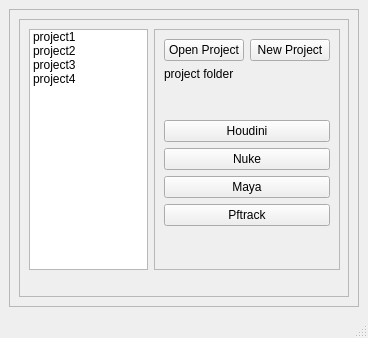
<?xml version="1.0" encoding="UTF-8"?>
<ui version="4.0">
 <class>ui_main_project</class>
 <widget class="QMainWindow" name="ui_main_project">
  <property name="geometry">
   <rect>
    <x>0</x>
    <y>0</y>
    <width>368</width>
    <height>338</height>
   </rect>
  </property>
  <property name="minimumSize">
   <size>
    <width>368</width>
    <height>338</height>
   </size>
  </property>
  <property name="maximumSize">
   <size>
    <width>368</width>
    <height>338</height>
   </size>
  </property>
  <property name="windowTitle">
   <string>Project Manager</string>
  </property>
  <widget class="QWidget" name="centralwidget">
   <layout class="QGridLayout" name="gridLayout">
    <item row="0" column="0">
     <widget class="QFrame" name="frame">
      <property name="frameShape">
       <enum>QFrame::StyledPanel</enum>
      </property>
      <property name="frameShadow">
       <enum>QFrame::Raised</enum>
      </property>
      <layout class="QGridLayout" name="gridLayout_2">
       <item row="0" column="0">
        <widget class="QFrame" name="frame_3">
         <property name="frameShape">
          <enum>QFrame::StyledPanel</enum>
         </property>
         <property name="frameShadow">
          <enum>QFrame::Raised</enum>
         </property>
         <widget class="QWidget" name="">
          <property name="geometry">
           <rect>
            <x>10</x>
            <y>10</y>
            <width>311</width>
            <height>241</height>
           </rect>
          </property>
          <layout class="QHBoxLayout" name="horizontalLayout_2">
           <item>
            <spacer name="horizontalSpacer">
             <property name="orientation">
              <enum>Qt::Horizontal</enum>
             </property>
             <property name="sizeHint" stdset="0">
              <size>
               <width>40</width>
               <height>20</height>
              </size>
             </property>
            </spacer>
           </item>
           <item>
            <widget class="QListWidget" name="list_project_widget">
             <item>
              <property name="text">
               <string>project1</string>
              </property>
             </item>
             <item>
              <property name="text">
               <string>project2</string>
              </property>
             </item>
             <item>
              <property name="text">
               <string>project3</string>
              </property>
             </item>
             <item>
              <property name="text">
               <string>project4</string>
              </property>
             </item>
            </widget>
           </item>
           <item>
            <widget class="QFrame" name="frame_2">
             <property name="frameShape">
              <enum>QFrame::StyledPanel</enum>
             </property>
             <property name="frameShadow">
              <enum>QFrame::Raised</enum>
             </property>
             <layout class="QGridLayout" name="gridLayout_3">
              <item row="2" column="0">
               <widget class="QPushButton" name="btn_Nuke">
                <property name="text">
                 <string>Nuke</string>
                </property>
               </widget>
              </item>
              <item row="1" column="0">
               <widget class="QPushButton" name="btn_houdini">
                <property name="text">
                 <string>Houdini</string>
                </property>
               </widget>
              </item>
              <item row="5" column="0">
               <spacer name="verticalSpacer_2">
                <property name="orientation">
                 <enum>Qt::Vertical</enum>
                </property>
                <property name="sizeHint" stdset="0">
                 <size>
                  <width>20</width>
                  <height>40</height>
                 </size>
                </property>
               </spacer>
              </item>
              <item row="0" column="0">
               <layout class="QVBoxLayout" name="verticalLayout">
                <item>
                 <layout class="QHBoxLayout" name="horizontalLayout">
                  <item>
                   <widget class="QPushButton" name="btn_goProject">
                    <property name="text">
                     <string>Open Project</string>
                    </property>
                   </widget>
                  </item>
                  <item>
                   <widget class="QPushButton" name="btn_newProject">
                    <property name="text">
                     <string>New Project</string>
                    </property>
                   </widget>
                  </item>
                 </layout>
                </item>
                <item>
                 <widget class="QLabel" name="label_project_folder">
                  <property name="text">
                   <string>project folder</string>
                  </property>
                 </widget>
                </item>
                <item>
                 <spacer name="verticalSpacer">
                  <property name="orientation">
                   <enum>Qt::Vertical</enum>
                  </property>
                  <property name="sizeHint" stdset="0">
                   <size>
                    <width>20</width>
                    <height>40</height>
                   </size>
                  </property>
                 </spacer>
                </item>
               </layout>
              </item>
              <item row="3" column="0">
               <widget class="QPushButton" name="btn_maya">
                <property name="text">
                 <string>Maya</string>
                </property>
               </widget>
              </item>
              <item row="4" column="0">
               <widget class="QPushButton" name="btn_pftrack">
                <property name="text">
                 <string>Pftrack</string>
                </property>
               </widget>
              </item>
              <item row="2" column="1">
               <spacer name="horizontalSpacer_2">
                <property name="orientation">
                 <enum>Qt::Horizontal</enum>
                </property>
                <property name="sizeHint" stdset="0">
                 <size>
                  <width>40</width>
                  <height>20</height>
                 </size>
                </property>
               </spacer>
              </item>
             </layout>
            </widget>
           </item>
          </layout>
         </widget>
        </widget>
       </item>
      </layout>
     </widget>
    </item>
   </layout>
  </widget>
  <widget class="QStatusBar" name="statusbar"/>
 </widget>
 <resources/>
 <connections/>
</ui>
